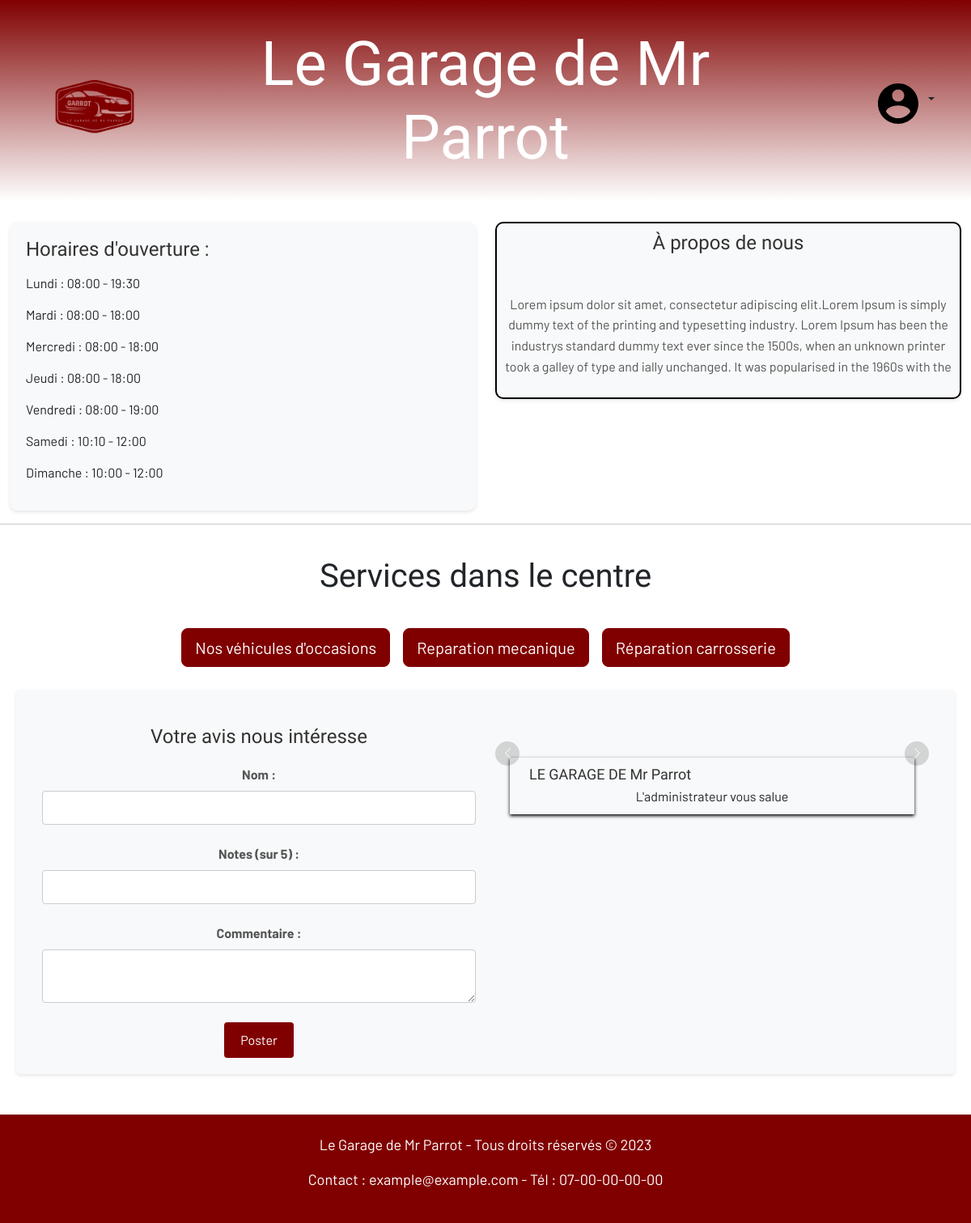
The page /garage/index.php on the database its author committed.
### tables this page shows
CREATE TABLE `infos` (
  `id` int(11) NOT NULL,
  `description` text,
  `email` varchar(255) DEFAULT NULL,
  `adresse` varchar(255) DEFAULT NULL,
  `telephone` varchar(20) DEFAULT NULL,
  `image` text NOT NULL
);

CREATE TABLE `services` (
  `id` int(11) NOT NULL,
  `description` text NOT NULL,
  `nom` varchar(255) DEFAULT NULL
);

CREATE TABLE `commentaires` (
  `id` int(11) NOT NULL,
  `nom` varchar(255) NOT NULL,
  `notes` int(11) DEFAULT NULL,
  `commentaires` varchar(500) NOT NULL
);

### garage/index.php (the view, shortened to what this page needs)
<?php
$host_name = 'db5013809319.hosting-data.io';
$database = 'dbs11556871';
$user_name = 'dbu2118504';
$password = '13x10y04z';
$connexion = new mysqli($host_name, $user_name, $password, $database);
$sql_horaires = "SELECT jour_semaine, heure_ouverture, heure_fermeture FROM horaires";
$resultat_horaires = $connexion->query($sql_horaires);
$horaires = array();
while ($row_horaires = $resultat_horaires->fetch_assoc()) {
  $jour_semaine = $row_horaires['jour_semaine'];
  $heure_ouverture = $row_horaires['heure_ouverture'];
  $heure_fermeture = $row_horaires['heure_fermeture'];
  if ($heure_ouverture !== null) {
    $heure_ouverture = date('H:i', strtotime($heure_ouverture));
  }
  if ($heure_fermeture !== null) {
    $heure_fermeture = date('H:i', strtotime($heure_fermeture));
  }
  $horaires[$jour_semaine] = array('heure_ouverture' => $heure_ouverture, 'heure_fermeture' => $heure_fermeture);
}
$sql_infos = "SELECT description,image, email, adresse, telephone FROM infos";
$resultat_infos = $connexion->query($sql_infos);
$row_infos = $resultat_infos->fetch_assoc();
$description = $row_infos['description'];
$email = $row_infos['email'];
$telephone = $row_infos['telephone'];
$sql_commentaires = "SELECT nom, notes, commentaires FROM commentaires";
$resultat_commentaires = $connexion->query($sql_commentaires);
$commentaires = array();
while ($row_commentaire = $resultat_commentaires->fetch_assoc()) {
  $nom_commentaire = $row_commentaire['nom'];
  $notes_commentaire = $row_commentaire['notes'];
  $commentaire_texte = $row_commentaire['commentaires'];
  $commentaires[] = array(
    'nom' => $nom_commentaire,
    'notes' => $notes_commentaire,
    'commentaire' => $commentaire_texte
  );
}
?>
<!DOCTYPE html>
<html>
<head>
  <link rel="stylesheet" href="https://cdn.jsdelivr.net/npm/bootstrap@5.3.0/dist/css/bootstrap.min.css">
  <link rel="stylesheet" href="accueil.css">
</head>
<body>
  <header class="text-center py-4">
    <div class="container">
      <div class="row align-items-center">
        <div class="col-md-2">
          <img src="images/garrot.png" alt="Logo" class="logo img-fluid" style="max-width: 100px; margin-top: 7px;">
        </div>
        <div class="col-md-8">
          <h1 class="title">Le Garage de Mr Parrot</h1>
        </div>
        <div class="col-md-2 text-end">
          <div class="dropdown">
            <button class="btn dropdown-toggle" type="button" id="dropdownMenuButton2" data-bs-toggle="dropdown" aria-expanded="false">
              <img src="images/connexion.svg" alt="Connecter" class="connect-svg img-fluid" style="max-width: 60px; margin-top: 7px;">
            </button>
          </div>
        </div>
      </div>
    </div>
  </header>
  <div class="container">
    <div class="row">
      <div class="col-md-6">
        <div class="horaire-ouverture mt-4 blur-effect">
          <h3>Horaires d'ouverture :</h3>
          <ul class="list-unstyled">
            <?php
            foreach ($horaires as $jour => $horaire) {
              $heure_ouverture = $horaire['heure_ouverture'];
              $heure_fermeture = $horaire['heure_fermeture'];
              echo '<li>' . $jour . ' : ' . $heure_ouverture . ' - ' . $heure_fermeture . '</li>';
            }
            ?>
          </ul>
        </div>
      </div>
      <div class="col-md-6">
        <div class="a-propos mt-4 text-center blur-effect" style="border: 2px solid black; padding: 10px;">
          <h2 class="mb-4">À propos de nous</h2>
          <br>
          <p><?php echo $description; ?></p>
        </div>
      </div>
    </div>
  </div>
  <hr class="separator-line full-width">
  <div class="row">
    <div class="col-md-12 text-center">
      <h1 class="mt-4 title-services">Services dans le centre</h1>
      <br>
      <div class="d-flex flex-wrap justify-content-center">
        <button type="button" class="btn btn-primary btn-lg custom-btn m-2" onclick="window.location.href='voitures.php'">Nos véhicules d'occasions</button>
        <?php
        $sql_services = "SELECT id, nom, description FROM services";
        $resultat_services = $connexion->query($sql_services);
        foreach ($resultat_services as $row_service) {
          $service_id = $row_service['id'];
          $service_nom = $row_service['nom'];
          $service_description = $row_service['description'];
          echo '<button type="button" class="btn btn-primary btn-lg custom-btn m-2" data-bs-toggle="modal" data-bs-target="#modalService' . $service_id . '" data-description="' . htmlspecialchars($service_description) . '">' . $service_nom . '</button>';
        }
        ?>
      </div>
    </div>
  </div>
  <div class="row formulaire">
    <div class="col-md-6 text-center">
      <h2 class="mt-4">Votre avis nous intéresse</h2>
      <form action="commentaires.php" method="POST">
        <div class="mb-4">
          <label for="nom" class="form-label">Nom :</label>
          <input type="text" name="nom" id="nom" class="form-control" required>
        </div>
        <div class="mb-4">
          <label for="notes" class="form-label">Notes (sur 5) :</label>
          <input type="number" name="notes" id="notes" class="form-control" min="1" max="5" required>
        </div>
        <div class="mb-4">
          <label for="commentaire" class="form-label">Commentaire :</label>
          <textarea name="commentaire" id="commentaire" class="form-control" rows="2" required></textarea>
        </div>
        <button type="submit" class="btn btn-primary">Poster</button>
      </form>
    </div>
    <div class="col-md-6 commentaires">
      <br>
      <div id="carouselExampleControls" class="carousel slide" data-bs-ride="carousel">
        <div class="carousel-inner">
          <?php
          $commentaires_groupes = array_chunk($commentaires, 2);
          foreach ($commentaires_groupes as $index => $commentaires_groupe) {
            $active_class = $index === 0 ? 'active' : '';
            echo '<div class="carousel-item ' . $active_class . '">';
            echo '<div class="commentaires-groupe">';
            foreach ($commentaires_groupe as $commentaire) {
              $nom_commentaire = $commentaire['nom'];
              $commentaire_texte = $commentaire['commentaire'];
              echo '<div class="commentaire">';
              echo '<div class="row">';
              echo '<div class="col-md-6">';
              echo '<h4>' . htmlspecialchars($nom_commentaire) . '</h4>';
              echo '</div>';
              echo '<div class="col-md-6">';
              echo '</div>';
              echo '</div>';
              echo '<p>' . htmlspecialchars($commentaire_texte) . '</p>';
              echo '</div>';
            }
            echo '</div>';
            echo '</div>';
          }
          ?>
        </div>
        <button class="carousel-control-prev" type="button" data-bs-target="#carouselExampleControls" data-bs-slide="prev">
          <span class="carousel-control-prev-icon" aria-hidden="true"></span>
        </button>
        <button class="carousel-control-next" type="button" data-bs-target="#carouselExampleControls" data-bs-slide="next">
          <span class="carousel-control-next-icon" aria-hidden="true"></span>
        </button>
      </div>
    </div>
  </div>
  <footer class="text-center py-4">
    <div class="container">
      <div class="row">
        <div class="col-md-12">
          <p>Le Garage de Mr Parrot - Tous droits réservés &copy; <?php echo date('Y'); ?></p>
          <p>Contact : <?php echo $email; ?> - Tél : <?php echo $telephone; ?></p>
        </div>
      </div>
    </div>
  </footer>
</body>
</html>

### garage/accueil.css (style rules this page uses)
body { font-family: 'Barlow', serif; margin-top: 250px; max-width: 100%; overflow-x: hidden; }
.btn-primary { background-color: #800000; border-color: #800000; }
.formulaire { background-color: #f8f9fa; padding: 20px; border-radius: 5px; box-shadow: 0 2px 4px rgba(0, 0, 0, 0.1); }
.formulaire h2 { font-size: 24px; color: #333; }
.formulaire .form-label { font-weight: bold; color: #555; }
.formulaire .form-control { margin-bottom: 10px; border: 1px solid #ccc; border-radius: 4px; padding: 8px; }
.formulaire textarea.form-control { resize: vertical; }
.formulaire button[type="submit"] { background-color: #800000; color: #fff; border: none; border-radius: 4px; padding: 10px 20px; cursor: pointer; }
header { background: linear-gradient(to bottom, #800000, #FFF); padding: 20px; margin-bottom: 10px; position: fixed; top: 0; left: 0; width: 100%; z-index: 999; }
.title { font-size: 76px; color: #FFF; font-family: 'Rajdhani', sans-serif; margin-top: 10px; }
.container { max-width: 1200px; margin: 0 auto; }
.horaire-ouverture { background-color: #f8f9fa; padding: 20px; border-radius: 10px; box-shadow: 0 2px 4px rgba(0, 0, 0, 0.1); }
.horaire-ouverture h3 { font-size: 24px; color: #333; margin-bottom: 15px; }
.horaire-ouverture ul { list-style: none; padding: 0; margin: 0; }
.horaire-ouverture li { display: flex; align-items: center; margin-bottom: 15px; }
.a-propos { background-color: #f8f9fa; border: 2px solid black; padding: 20px; border-radius: 10px; box-shadow: 0 2px 4px rgba(0, 0, 0, 0.1); }
.a-propos h2 { font-size: 24px; color: #333; margin-bottom: 20px; }
.a-propos p { color: #555; line-height: 1.6; }
.row.formulaire { background-color: #f8f9fa; padding: 20px; border-radius: 5px; box-shadow: 0 2px 4px rgba(0, 0, 0, 0.1); margin: 20px; }
.row.formulaire h2 { font-size: 24px; color: #333; margin-bottom: 20px; }
.row.formulaire .form-label { font-weight: bold; color: #555; }
.row.formulaire .form-control { margin-bottom: 10px; border: 1px solid #ccc; border-radius: 4px; padding: 8px; }
.row.formulaire textarea.form-control { resize: vertical; }
.row.formulaire button[type="submit"] { background-color: #800000; color: #fff; border: none; border-radius: 4px; padding: 10px 20px; cursor: pointer; }
.commentaires { margin-top: 20px; }
.carousel-item .commentaires-groupe { margin-bottom: 20px; }
.commentaire { background-color: #f8f9fa; padding: 10px; border-radius: 0px; box-shadow: 0 2px 4px black; margin-bottom: 10px; text-align: center; margin: 0 auto; max-width: 500px; margin-top: 20px; }
.commentaire .row { margin-bottom: 5px; }
.commentaire h4 { font-size: 18px; color: #333; margin: 0; }
.commentaire p { margin: 0; }
.carousel-control-prev, .carousel-control-next { background-color: rgba(0, 0, 0, 0.3); border-radius: 50%; width: 30px; height: 30px; }
.carousel-control-prev-icon, .carousel-control-next-icon { width: 15px; height: 15px; }
footer { background-color: #800000; color: #FFF; text-align: center; padding: 20px; margin-top: 50px; font-size: 18px; }
h4,h1,h2,h3 { font-family: 'Rajdhani', sans-serif; }

### rows shown on the page
infos: description "Lorem ipsum dolor sit amet, consectetur adipiscing elit.Lorem Ipsum is simply dummy text of the printing and typesetting industry. Lorem Ipsum has been the industrys standard dummy text ever since the 1500s, when an unknown printer took a galley of type and ially unchanged. It was popularised in the 1960s with the", email "example@example.com", telephone "07-00-00-00-00"
services: nom "Reparation mecanique"
services: nom "Réparation carrosserie"
commentaires: nom "LE GARAGE DE Mr Parrot", commentaires "L'administrateur vous salue"

### other values the page prints
$jour "Lundi"
$heure_ouverture "08:00"
$heure_fermeture "19:30"
$jour "Mardi"
$heure_fermeture "18:00"
$jour "Mercredi"
$jour "Jeudi"
$jour "Vendredi"
$heure_fermeture "19:00"
$jour "Samedi"
$heure_ouverture "10:10"
$heure_fermeture "12:00"
$jour "Dimanche"
$heure_ouverture "10:00"
